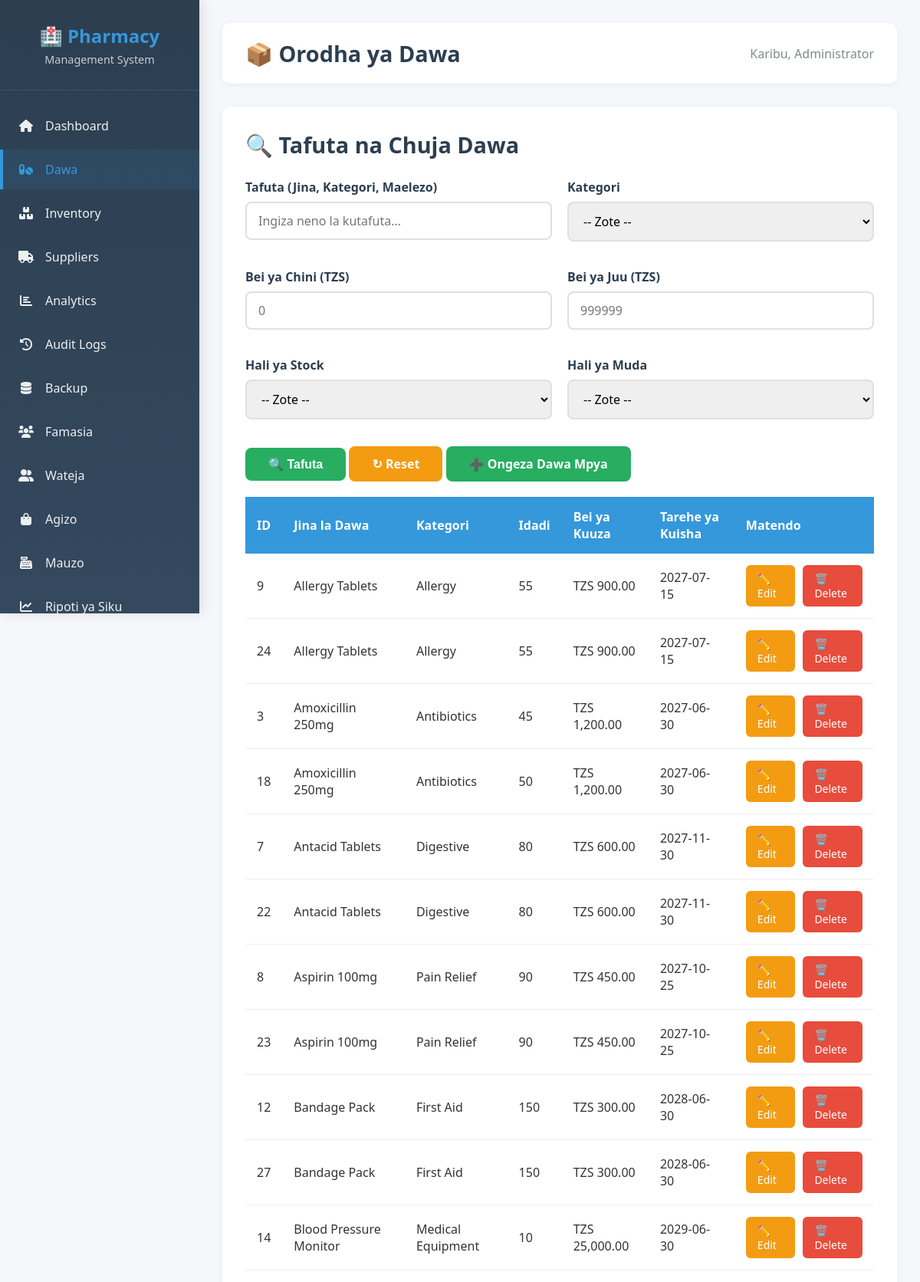
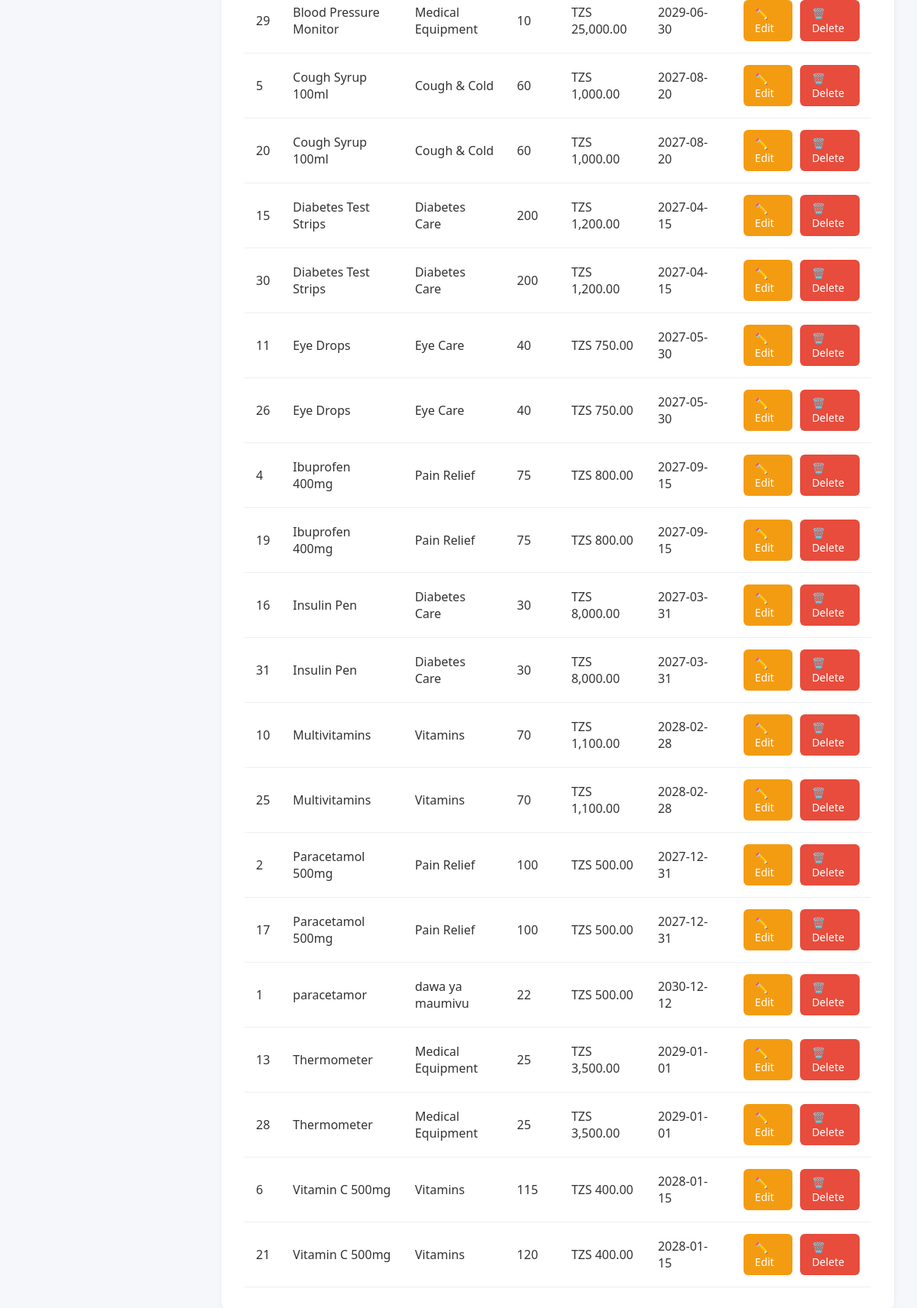
The page /medicine.php (signed in) on the database its author committed (2 pictures, top to bottom).
### tables this page shows
CREATE TABLE `medicines` (
  `medicine_id` int(11) NOT NULL AUTO_INCREMENT,
  `medicine_name` varchar(100) DEFAULT NULL,
  `category` varchar(50) DEFAULT NULL,
  `description` text DEFAULT NULL,
  `quantity` int(11) DEFAULT NULL,
  `reorder_point` int(11) DEFAULT 10,
  `supplier_id` int(11) DEFAULT NULL,
  `last_restocked` date DEFAULT NULL,
  `buying_price` decimal(10,2) DEFAULT NULL,
  `selling_price` decimal(10,2) DEFAULT NULL,
  `expiry_date` date DEFAULT NULL,
  PRIMARY KEY (`medicine_id`)
);

### medicine.php (the view, shortened to what this page needs)
<?php
include("config.php");
$params = [];
$types = "";
$sql = "SELECT * FROM medicines";
$sql .= " ORDER BY medicine_name ASC";
if(!empty($params)){
    $stmt = mysqli_prepare($conn, $sql);
    mysqli_stmt_bind_param($stmt, $types, ...$params);
    mysqli_stmt_execute($stmt);
    $result = mysqli_stmt_get_result($stmt);
} else {
    $result = mysqli_query($conn, $sql);
}
?>
<!DOCTYPE html>
<html>
<head>
    <link rel="stylesheet" href="style.css">
    <link rel="stylesheet" href="https://cdnjs.cloudflare.com/ajax/libs/font-awesome/6.0.0/css/all.min.css">
</head>
<body>
<div class="admin-panel">
    <div class="sidebar">
        <div class="sidebar-header">
            <h1>🏥 Pharmacy</h1>
            <p>Management System</p>
        </div>
        <div class="sidebar-menu">
            <ul>
                <li><a href="admin_dashboard.php"><i class="fas fa-home"></i> <span>Dashboard</span></a></li>
                <li><a href="medicine.php" class="active"><i class="fas fa-pills"></i> <span>Dawa</span></a></li>
                <li><a href="inventory_management.php"><i class="fas fa-boxes"></i> <span>Inventory</span></a></li>
                <li><a href="suppliers.php"><i class="fas fa-truck"></i> <span>Suppliers</span></a></li>
                <li><a href="sales_analytics.php"><i class="fas fa-chart-bar"></i> <span>Analytics</span></a></li>
                <li><a href="audit_logs.php"><i class="fas fa-history"></i> <span>Audit Logs</span></a></li>
                <li><a href="database_backup.php"><i class="fas fa-database"></i> <span>Backup</span></a></li>
                <li><a href="admin_users.php"><i class="fas fa-users"></i> <span>Famasia</span></a></li>
                <li><a href="admin_customers.php"><i class="fas fa-user-friends"></i> <span>Wateja</span></a></li>
                <li><a href="admin_orders.php"><i class="fas fa-shopping-bag"></i> <span>Agizo</span></a></li>
                <li><a href="sales.php"><i class="fas fa-cash-register"></i> <span>Mauzo</span></a></li>
                <li><a href="deily_report.php"><i class="fas fa-chart-line"></i> <span>Ripoti ya Siku</span></a></li>
            </ul>
        </div>
    </div>
    <div class="main-content">
        <div class="top-header">
            <h2>📦 Orodha ya Dawa</h2>
            <div class="user-info">
                <span>Karibu, <?php echo isset($_SESSION['fullname']) ? $_SESSION['fullname'] : 'Admin'; ?></span>
            </div>
        </div>
        <div class="container">
            <div class="header">
                <h2>🔍 Tafuta na Chuja Dawa</h2>
            </div>
            <form method="GET" class="advanced-search-form">
                <div class="form-row">
                    <div class="form-group">
                        <label>Tafuta (Jina, Kategori, Maelezo)</label>
                        <input type="text" name="search" placeholder="Ingiza neno la kutafuta..." value="<?php echo isset($_GET['search']) ? htmlspecialchars($_GET['search']) : ''; ?>">
                    </div>
                    <div class="form-group">
                        <label>Kategori</label>
                        <select name="category">
                            <option value="">-- Zote --</option>
                        </select>
                    </div>
                </div>
                <div class="form-row">
                    <div class="form-group">
                        <label>Bei ya Chini (TZS)</label>
                        <input type="number" name="min_price" placeholder="0" value="<?php echo isset($_GET['min_price']) ? htmlspecialchars($_GET['min_price']) : ''; ?>">
                    </div>
                    <div class="form-group">
                        <label>Bei ya Juu (TZS)</label>
                        <input type="number" name="max_price" placeholder="999999" value="<?php echo isset($_GET['max_price']) ? htmlspecialchars($_GET['max_price']) : ''; ?>">
                    </div>
                </div>
                <div class="form-row">
                    <div class="form-group">
                        <label>Hali ya Stock</label>
                        <select name="stock_status">
                            <option value="">-- Zote --</option>
                        </select>
                    </div>
                    <div class="form-group">
                        <label>Hali ya Muda</label>
                        <select name="expiry_status">
                            <option value="">-- Zote --</option>
                        </select>
                    </div>
                </div>
                <div class="form-actions">
                    <button type="submit" class="btn btn-success">🔍 Tafuta</button>
                    <a href="medicine.php" class="btn btn-warning">↻ Reset</a>
                    <a href="add_medicine.php" class="btn btn-success">➕ Ongeza Dawa Mpya</a>
                </div>
            </form>
            <table>
                <thead>
                    <tr>
                        <th>ID</th>
                        <th>Jina la Dawa</th>
                        <th>Kategori</th>
                        <th>Idadi</th>
                        <th>Bei ya Kuuza</th>
                        <th>Tarehe ya Kuisha</th>
                        <th>Matendo</th>
                    </tr>
                </thead>
                <tbody>
                    <?php
                    while($row=mysqli_fetch_assoc($result)){
                    ?>
                    <tr>
                        <td><?php echo $row['medicine_id']; ?></td>
                        <td><?php echo $row['medicine_name']; ?></td>
                        <td><?php echo $row['category']; ?></td>
                        <td><?php echo $row['quantity']; ?></td>
                        <td>TZS <?php echo number_format($row['selling_price'], 2); ?></td>
                        <td><?php echo $row['expiry_date']; ?></td>
                        <td>
                            <div class="actions">
                                <a href="edit_medicine.php?id=<?php echo $row['medicine_id']; ?>" class="edit-btn">✏️ Edit</a>
                                <a href="delete_medicine.php?id=<?php echo $row['medicine_id']; ?>" class="delete-btn">🗑️ Delete</a>
                            </div>
                        </td>
                    </tr>
                    <?php
                    }
                    ?>
                </tbody>
            </table>
        </div>
    </div>
</div>
</body>
</html>

### style.css (style rules this page uses)
* { margin: 0; padding: 0; box-sizing: border-box; }
body { font-family: 'Segoe UI', Tahoma, Geneva, Verdana, sans-serif; background: #f5f7fa; min-height: 100vh; color: #333; }
.admin-panel { display: flex; min-height: 100vh; }
.sidebar { width: 260px; background: linear-gradient(180deg, #2c3e50 0%, #34495e 100%); color: white; position: fixed; height: 100vh; overflow-y: auto; overflow-x: hidden; box-shadow: 4px 0 15px rgba(0,0,0,0.1); z-index: 1000; scrollbar-width: thin; scrollbar-color: #3498db #2c3e50; }
.sidebar-header { padding: 30px 20px; text-align: center; border-bottom: 1px solid rgba(255,255,255,0.1); }
.sidebar-header h1 { font-size: 1.5em; margin-bottom: 5px; color: #3498db; }
.sidebar-header p { font-size: 0.9em; color: #ecf0f1; opacity: 0.8; }
.sidebar-menu { padding: 20px 0; }
.sidebar-menu ul { list-style: none; }
.sidebar-menu li { margin-bottom: 5px; }
.sidebar-menu a { display: flex; align-items: center; padding: 15px 20px; color: #ecf0f1; text-decoration: none; transition: all 0.3s ease; border-left: 4px solid transparent; }
.sidebar-menu a:hover, .sidebar-menu a.active { background: rgba(52, 152, 219, 0.1); border-left-color: #3498db; color: #3498db; }
.sidebar-menu a i { margin-right: 15px; width: 20px; text-align: center; }
.main-content { flex: 1; margin-left: 260px; padding: 30px; }
.top-header { background: white; padding: 20px 30px; border-radius: 10px; box-shadow: 0 2px 10px rgba(0,0,0,0.05); margin-bottom: 30px; display: flex; justify-content: space-between; align-items: center; }
.top-header h2 { color: #2c3e50; font-size: 1.8em; }
.user-info { display: flex; align-items: center; gap: 15px; }
.user-info span { color: #7f8c8d; }
.container { background: white; border-radius: 10px; box-shadow: 0 2px 10px rgba(0,0,0,0.05); padding: 30px; margin-bottom: 20px; }
.header { margin-bottom: 25px; }
.header h2 { color: #2c3e50; font-size: 1.8em; margin-bottom: 10px; }
.form-group { margin-bottom: 20px; }
.form-group label { display: block; margin-bottom: 8px; color: #2c3e50; font-weight: 600; }
.form-group input, .form-group select { width: 100%; padding: 12px 15px; border: 2px solid #e0e0e0; border-radius: 8px; font-size: 16px; transition: all 0.3s ease; font-family: inherit; }
.btn { display: inline-block; padding: 12px 30px; background: #3498db; color: white; border: none; border-radius: 8px; font-size: 16px; font-weight: 600; cursor: pointer; transition: all 0.3s ease; text-decoration: none; text-align: center; }
.btn-success { background: #27ae60; }
.btn-warning { background: #f39c12; }
table { width: 100%; border-collapse: collapse; margin-top: 20px; }
thead { background: #3498db; color: white; }
th { padding: 15px; text-align: left; font-weight: 600; }
td { padding: 15px; border-bottom: 1px solid #ecf0f1; }
.actions { display: flex; gap: 10px; }
.actions a { padding: 8px 15px; border-radius: 6px; text-decoration: none; font-size: 14px; font-weight: 500; transition: all 0.3s ease; display: inline-block; }
.edit-btn { background: #f39c12; color: white; }
.delete-btn { background: #e74c3c; color: white; }
.form-row { display: flex; gap: 20px; margin-bottom: 15px; }
.form-row .form-group { flex: 1; }

### rows shown on the page
medicines: medicine_id "9", medicine_name "Allergy Tablets", category "Allergy", quantity "55", selling_price "900.00", expiry_date "2027-07-15"
medicines: medicine_id "24", medicine_name "Allergy Tablets", category "Allergy", quantity "55", selling_price "900.00", expiry_date "2027-07-15"
medicines: medicine_id "3", medicine_name "Amoxicillin 250mg", category "Antibiotics", quantity "45", selling_price "1,200.00", expiry_date "2027-06-30"
medicines: medicine_id "18", medicine_name "Amoxicillin 250mg", category "Antibiotics", quantity "50", selling_price "1,200.00", expiry_date "2027-06-30"
medicines: medicine_id "7", medicine_name "Antacid Tablets", category "Digestive", quantity "80", selling_price "600.00", expiry_date "2027-11-30"
medicines: medicine_id "22", medicine_name "Antacid Tablets", category "Digestive", quantity "80", selling_price "600.00", expiry_date "2027-11-30"
medicines: medicine_id "8", medicine_name "Aspirin 100mg", category "Pain Relief", quantity "90", selling_price "450.00", expiry_date "2027-10-25"
medicines: medicine_id "23", medicine_name "Aspirin 100mg", category "Pain Relief", quantity "90", selling_price "450.00", expiry_date "2027-10-25"
medicines: medicine_id "12", medicine_name "Bandage Pack", category "First Aid", quantity "150", selling_price "300.00", expiry_date "2028-06-30"
medicines: medicine_id "27", medicine_name "Bandage Pack", category "First Aid", quantity "150", selling_price "300.00", expiry_date "2028-06-30"
medicines: medicine_id "14", medicine_name "Blood Pressure Monitor", category "Medical Equipment", quantity "10", selling_price "25,000.00", expiry_date "2029-06-30"
medicines: medicine_id "29", medicine_name "Blood Pressure Monitor", category "Medical Equipment", quantity "10", selling_price "25,000.00", expiry_date "2029-06-30"
medicines: medicine_id "5", medicine_name "Cough Syrup 100ml", category "Cough & Cold", quantity "60", selling_price "1,000.00", expiry_date "2027-08-20"
medicines: medicine_id "20", medicine_name "Cough Syrup 100ml", category "Cough & Cold", quantity "60", selling_price "1,000.00", expiry_date "2027-08-20"
medicines: medicine_id "15", medicine_name "Diabetes Test Strips", category "Diabetes Care", quantity "200", selling_price "1,200.00", expiry_date "2027-04-15"
medicines: medicine_id "30", medicine_name "Diabetes Test Strips", category "Diabetes Care", quantity "200", selling_price "1,200.00", expiry_date "2027-04-15"
medicines: medicine_id "11", medicine_name "Eye Drops", category "Eye Care", quantity "40", selling_price "750.00", expiry_date "2027-05-30"
medicines: medicine_id "26", medicine_name "Eye Drops", category "Eye Care", quantity "40", selling_price "750.00", expiry_date "2027-05-30"
medicines: medicine_id "4", medicine_name "Ibuprofen 400mg", category "Pain Relief", quantity "75", selling_price "800.00", expiry_date "2027-09-15"
medicines: medicine_id "19", medicine_name "Ibuprofen 400mg", category "Pain Relief", quantity "75", selling_price "800.00", expiry_date "2027-09-15"
medicines: medicine_id "16", medicine_name "Insulin Pen", category "Diabetes Care", quantity "30", selling_price "8,000.00", expiry_date "2027-03-31"
medicines: medicine_id "31", medicine_name "Insulin Pen", category "Diabetes Care", quantity "30", selling_price "8,000.00", expiry_date "2027-03-31"
medicines: medicine_id "10", medicine_name "Multivitamins", category "Vitamins", quantity "70", selling_price "1,100.00", expiry_date "2028-02-28"
medicines: medicine_id "25", medicine_name "Multivitamins", category "Vitamins", quantity "70", selling_price "1,100.00", expiry_date "2028-02-28"
medicines: medicine_id "2", medicine_name "Paracetamol 500mg", category "Pain Relief", quantity "100", selling_price "500.00", expiry_date "2027-12-31"
medicines: medicine_id "17", medicine_name "Paracetamol 500mg", category "Pain Relief", quantity "100", selling_price "500.00", expiry_date "2027-12-31"
medicines: medicine_id "1", medicine_name "paracetamor", category "dawa ya maumivu", quantity "22", selling_price "500.00", expiry_date "2030-12-12"
medicines: medicine_id "13", medicine_name "Thermometer", category "Medical Equipment", quantity "25", selling_price "3,500.00", expiry_date "2029-01-01"
medicines: medicine_id "28", medicine_name "Thermometer", category "Medical Equipment", quantity "25", selling_price "3,500.00", expiry_date "2029-01-01"
medicines: medicine_id "6", medicine_name "Vitamin C 500mg", category "Vitamins", quantity "115", selling_price "400.00", expiry_date "2028-01-15"
medicines: medicine_id "21", medicine_name "Vitamin C 500mg", category "Vitamins", quantity "120", selling_price "400.00", expiry_date "2028-01-15"

### other values the page prints
$_SESSION['fullname'] "Administrator"
